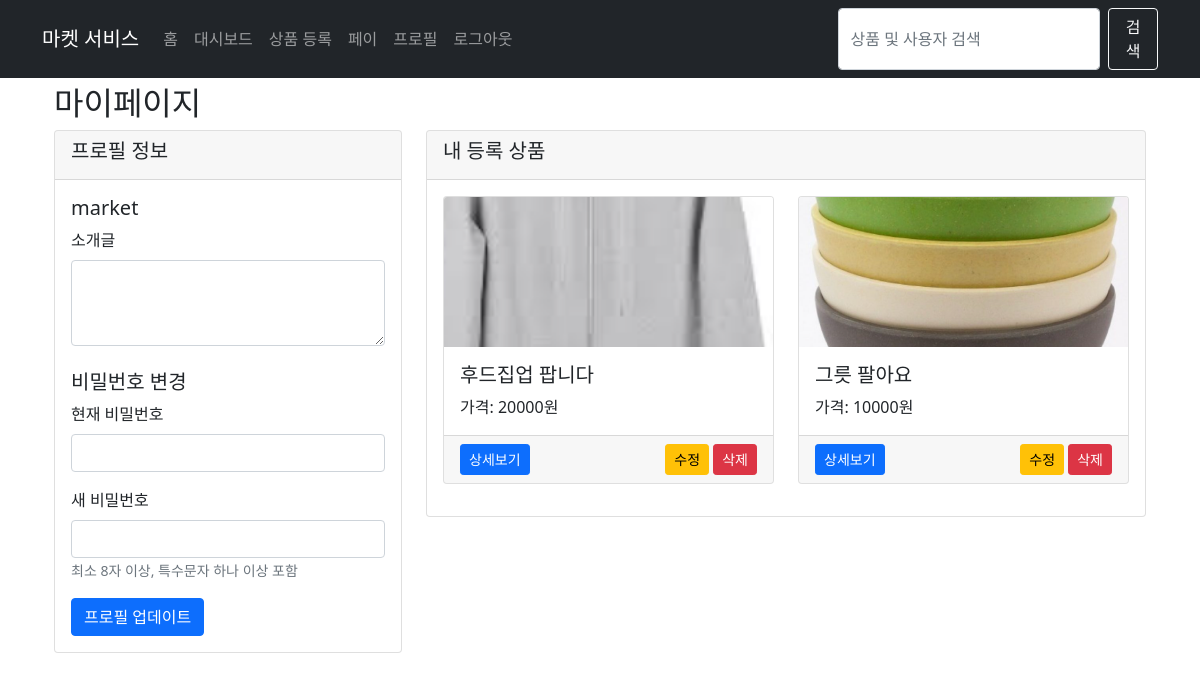
The app's page /mypage (signed in) with its own data.
### tables this page shows
CREATE TABLE user (
                id TEXT PRIMARY KEY,
                username TEXT UNIQUE NOT NULL,
                password TEXT NOT NULL,
                bio TEXT
            , role TEXT DEFAULT 'user', report_count INTEGER DEFAULT 0, is_active INTEGER DEFAULT 1);

CREATE TABLE product (
                id TEXT PRIMARY KEY,
                title TEXT NOT NULL,
                description TEXT NOT NULL,
                price TEXT NOT NULL,
                seller_id TEXT NOT NULL
            , image_url TEXT, report_count INTEGER DEFAULT 0, image_path TEXT, is_sold INTEGER DEFAULT 0);

### app.py (the view, shortened to what this page needs)
@app.route('/mypage', methods=['GET', 'POST'])
def mypage():
    if 'user_id' not in session:
        return redirect(url_for('login'))
    db = get_db()
    cursor = db.cursor()
    cursor.execute("SELECT * FROM user WHERE id = ?", (session['user_id'],))
    current_user = cursor.fetchone()
    cursor.execute("SELECT * FROM product WHERE seller_id = ?", (session['user_id'],))
    user_products = cursor.fetchall()
    return render_template('mypage.html', user=current_user, products=user_products)

### app.py (called while the page is built)
def get_db():
    db = getattr(g, '_database', None)
    if db is None:
        db = g._database = sqlite3.connect(DATABASE)
        db.row_factory = sqlite3.Row
    return db

@app.teardown_appcontext
def close_connection(exception):
    db = getattr(g, '_database', None)
    if db is not None:
        db.close()

### templates/mypage.html (shortened to what this page needs)
{% extends "base.html" %}
{% block content %}
<div class="container mt-4">
    <h2>마이페이지</h2>
    <div class="row">
        <div class="col-md-4">
            <div class="card mb-4">
                <div class="card-header">
                    <h5>프로필 정보</h5>
                </div>
                <div class="card-body">
                    <h5>{{ user.username }}</h5>
                    <form action="{{ url_for('mypage') }}" method="post">
                        <div class="mb-3">
                            <label for="bio" class="form-label">소개글</label>
                            <textarea class="form-control" id="bio" name="bio" rows="3">{{ user.bio or '' }}</textarea>
                        </div>
                        <h5 class="mt-4">비밀번호 변경</h5>
                        <div class="mb-3">
                            <label for="current_password" class="form-label">현재 비밀번호</label>
                            <input type="password" class="form-control" id="current_password" name="current_password">
                        </div>
                        <div class="mb-3">
                            <label for="new_password" class="form-label">새 비밀번호</label>
                            <input type="password" class="form-control" id="new_password" name="new_password">
                            <small class="form-text text-muted">최소 8자 이상, 특수문자 하나 이상 포함</small>
                        </div>
                        <button type="submit" class="btn btn-primary">프로필 업데이트</button>
                    </form>
                </div>
            </div>
        </div>
        <div class="col-md-8">
            <div class="card">
                <div class="card-header">
                    <h5>내 등록 상품</h5>
                </div>
                <div class="card-body">
                    {% if products %}
                    <div class="row">
                        {% for product in products %}
                        <div class="col-md-6 mb-3">
                            <div class="card h-100">
                                {% if product.image_path %}
                                <img src="{{ url_for('static', filename=product.image_path) }}" class="card-img-top" alt="{{ product.title }}" style="height: 150px; object-fit: cover;">
                                {% else %}
                                <div class="bg-light text-center p-4">이미지 없음</div>
                                {% endif %}
                                <div class="card-body">
                                    <h5 class="card-title">{{ product.title }}</h5>
                                    <p class="card-text">가격: {{ product.price }}원</p>
                                </div>
                                <div class="card-footer d-flex justify-content-between">
                                    <a href="{{ url_for('view_product', product_id=product.id) }}" class="btn btn-sm btn-primary">상세보기</a>
                                    <div>
                                        <a href="{{ url_for('edit_product', product_id=product.id) }}" class="btn btn-sm btn-warning">수정</a>
                                        <button type="button" class="btn btn-sm btn-danger" data-bs-toggle="modal" data-bs-target="#deleteModal{{ product.id }}">삭제</button>
                                    </div>
                                </div>
                            </div>
                        </div>
                        {% endfor %}
                    </div>
                    {% else %}
                    <div class="alert alert-info">
                        등록한 상품이 없습니다.
                    </div>
                    {% endif %}
                </div>
            </div>
        </div>
    </div>
</div>
{% endblock %}

### templates/base.html (style rules this page uses)
body { padding-top: 60px; padding-bottom: 40px; }

### records on screen
user: username "market"
product: image_path (picture), title "후드집업 팝니다", price "20000"
product: image_path (picture), title "그릇 팔아요", price "10000"
